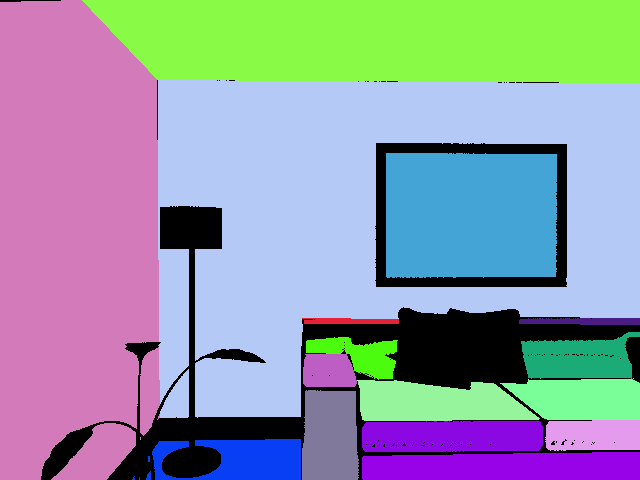
#> input picture annot.png, 640 x 480 px
$ python pointCloud.py
#> lines starting #> are read from the running program, lines starting #| are printed output that depends on the picture
import cv2
import numpy as np
import open3d as o3d


def convert_from_plane_to_3d(u, v, depth, cx, cy, focal_x, focal_y):
    x_over_z = (cx - u) / focal_x
    y_over_z = (cy - v) / focal_y

    z_matrix = depth / 5000

    x_matrix = x_over_z * z_matrix
    y_matrix = y_over_z * z_matrix
    return x_matrix, y_matrix, z_matrix


def main():
    color_matrix = cv2.imread('annot.png')
#> color_matrix is the input picture: shape (480, 640, 3); mean B, G, R 168.6, 153.3, 144.5
    matrix_depth = cv2.imread('depth.png')
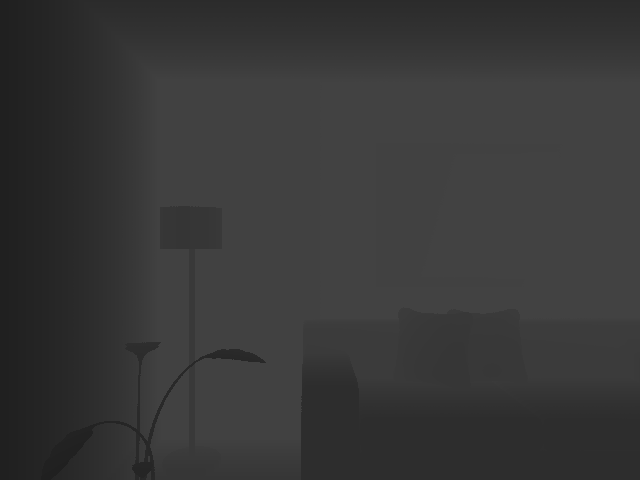
#> input picture depth.png, 640 x 480 px
#> matrix_depth is the input picture: shape (480, 640, 3); min 32, max 66, mean 55.5

    print(color_matrix)
#> (printed output is left out)

    rows, columns, channels = color_matrix.shape
#> rows = 480; columns = 640; channels = 3
    color_matrix_flattened = color_matrix.reshape(rows * columns, 3)

    columns_indices = np.arange(0, columns)
#> columns_indices = 640 values from 0 to 639

    matrix_v = np.tile(columns_indices, (rows, 1))
    matrix_u = np.transpose(np.tile(np.arange(rows), (columns, 1)))

    x, y, z, = convert_from_plane_to_3d(
        matrix_u,
        matrix_v,
        matrix_depth,
        cx=319.50,
        cy=239.50,
        focal_x=481.20,
        focal_y=-480.00
    )  # getting xyz coordinates of each point
#> in convert_from_plane_to_3d, `x_over_z = (cx - u) / focal_x`:
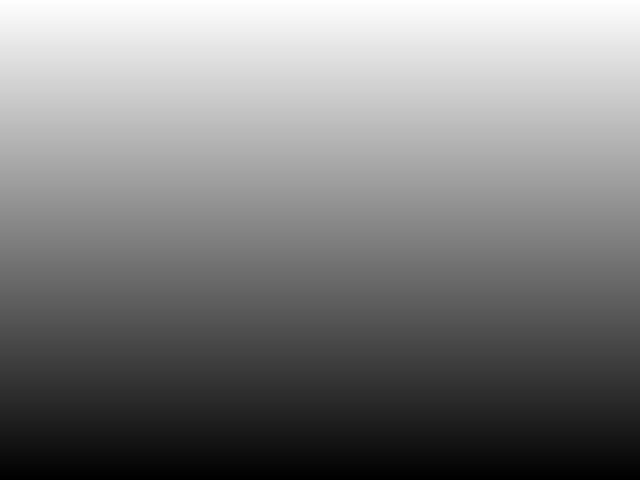
#> x_over_z: shape (480, 640) float64; min -0.331, max 0.664, mean 0.166; drawn with min black and max white
#> in convert_from_plane_to_3d, `y_over_z = (cy - v) / focal_y`:
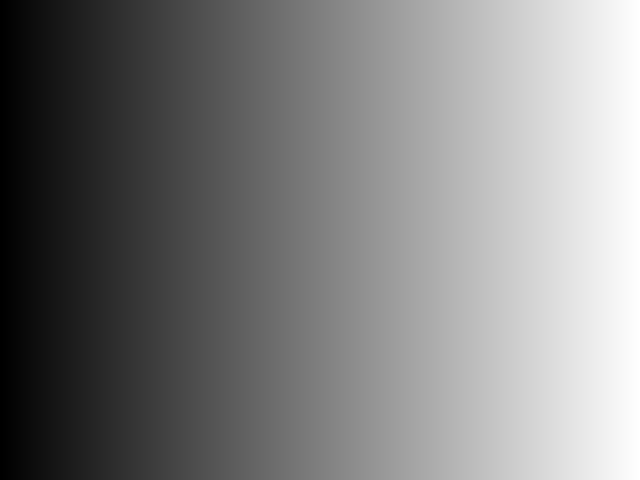
#> y_over_z: shape (480, 640) float64; min -0.499, max 0.832, mean 0.167; drawn with min black and max white
#> in convert_from_plane_to_3d, `z_matrix = depth / 5000`:
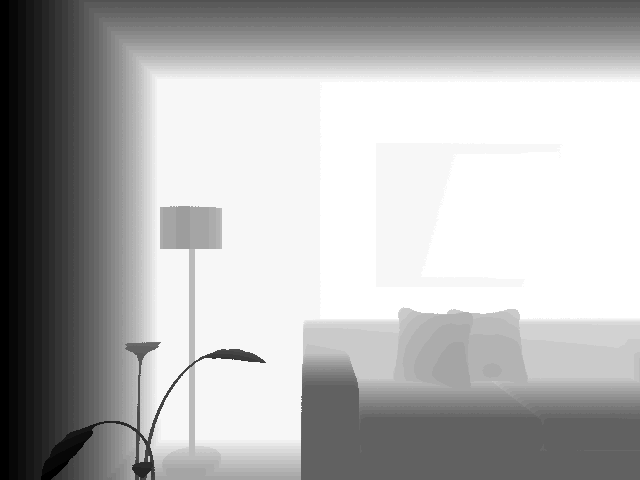
#> z_matrix: shape (480, 640, 3) float64; min 0.0064, max 0.0132, mean 0.0111; drawn with min black and max white

    matrix_xyz = np.dstack((x, y, z))
    matrix_of_points = matrix_xyz.reshape(rows * columns, 3)  # now we have a list of points

    pc = o3d.geometry.PointCloud()
    pc.points = o3d.utility.Vector3dVector(matrix_of_points )
    pc.colors = o3d.utility.Vector3dVector(color_matrix_flattened.astype(np.float64) / 255.0)

    if pc.has_colors():
        colors = np.asarray(pc.colors)
    elif pc.has_normals():
        colors = (0.5, 0.5, 0.5) + np.asarray(pc.normals) * 0.5
    else:
        pc.paint_uniform_color((1.0, 0.0, 0.0))
        colors = np.asarray(pc.colors)

    o3d.visualization.draw_geometries([pc])


if __name__ == '__main__':
#> (the run stopped early here; a loop or call above may not have finished)
